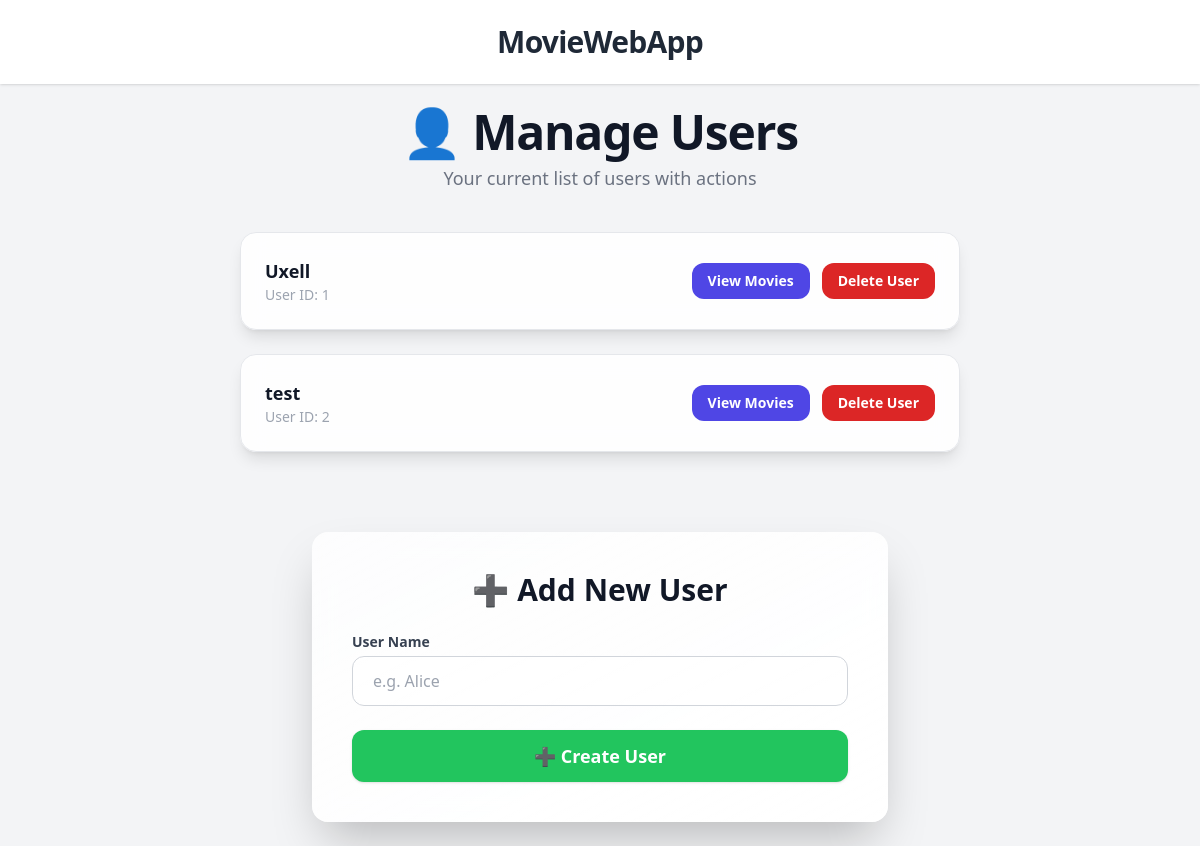
The app's page /, older data.
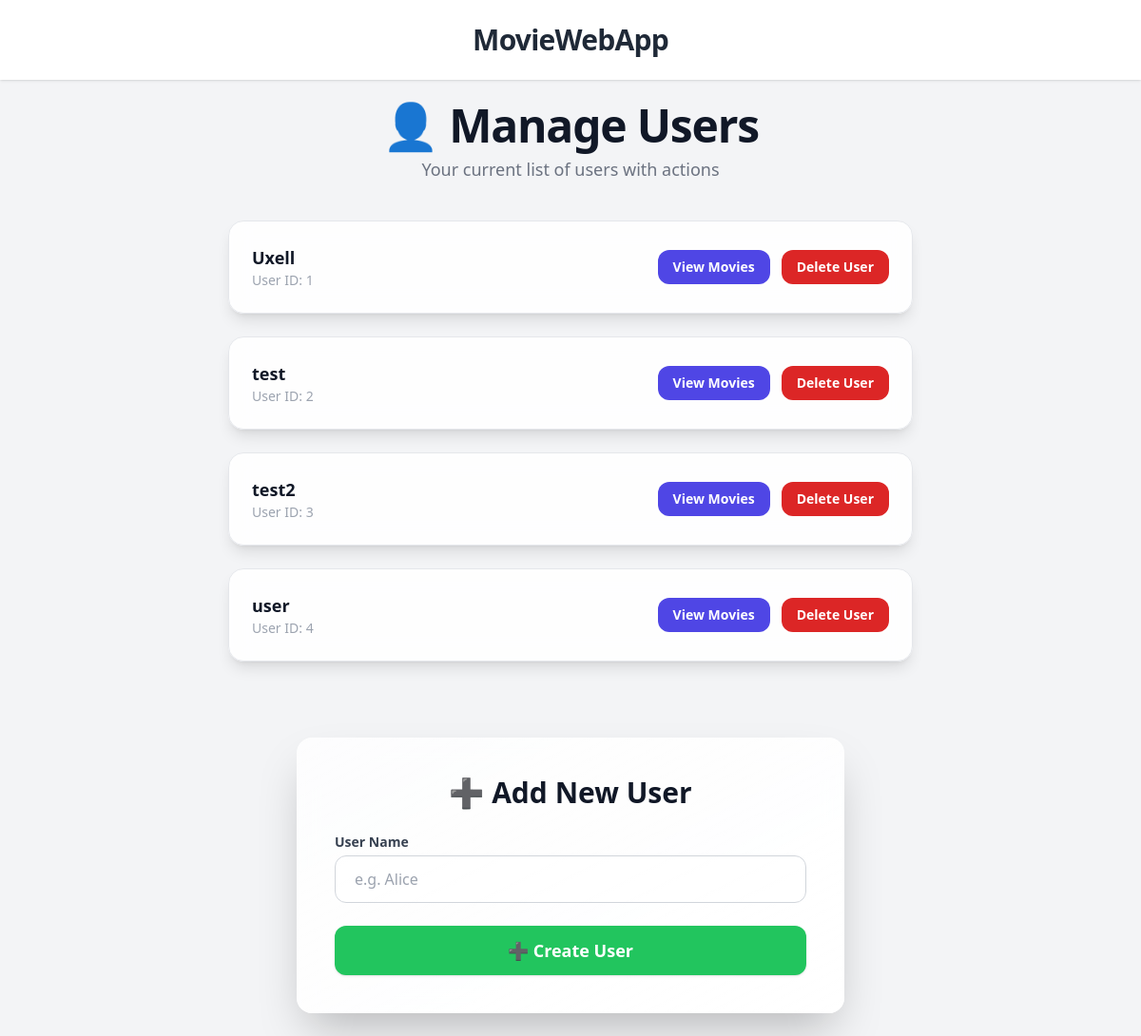
The same page, newer data.
### models.py (models this page shows)
class User(db.Model):
    __tablename__ = 'users'
    id = db.Column(db.Integer, primary_key=True, autoincrement=True)
    name = db.Column(db.String(100), nullable=False)
    movies = db.relationship('Movie', backref='user', lazy=True)

### app.py (the view)
@app.route('/')
def home():
    try:
        users = data_manager.get_users()
        return render_template('index.html', users=users)
    except (IOError,OperationalError) as e:
        print("An IOError occurred: ", str(e))
        error = "Sorry, we cannot load the user list right now."
        return render_template('index.html', users=[], error=error)

### data_manager.py (called while the page is built)
    def get_users(self):
        return User.query.all()

### templates/index.html (shortened to what this page needs)
{% extends "base.html" %}
{% block content %}
<div class="text-center mb-10">
  <h1 class="text-5xl font-extrabold tracking-tight text-gray-900 dark:text-white mb-2">
    👤 Manage Users
  </h1>
  <p class="text-gray-500 dark:text-gray-400 text-lg">Your current list of users with actions</p>
</div>
<div class="space-y-6 mb-20">
  {% for user in users %}
    <div class="bg-white/90 dark:bg-gray-800/50 border border-gray-200 dark:border-gray-700 rounded-2xl shadow-lg hover:shadow-xl backdrop-blur-md p-6 transition-all duration-300">
      <div class="flex flex-col sm:flex-row sm:items-center sm:justify-between gap-4">
        <div>
          <div class="text-lg font-semibold text-gray-900 dark:text-white">{{ user.name }}</div>
          <div class="text-sm text-gray-400 dark:text-gray-500">User ID: {{ user.id }}</div>
        </div>
        <div class="flex flex-col sm:flex-row gap-3 mt-2 sm:mt-0 sm:justify-end">
        <a href="{{ url_for('user_movies', user_id=user.id) }}"
           class="inline-flex items-center justify-center gap-2 px-4 py-2 rounded-xl text-sm font-semibold text-white bg-indigo-600 hover:bg-indigo-700 focus:outline-none focus:ring-2 focus:ring-indigo-500 transition">
          View Movies
        </a>
        <form action="{{ url_for('delete_user', user_id=user.id) }}" method="POST">
          <button type="submit"
                  class="inline-flex items-center justify-center gap-2 px-4 py-2 rounded-xl text-sm font-semibold text-white bg-red-600 hover:bg-red-700 focus:outline-none focus:ring-2 focus:ring-red-500 transition">
            Delete User
          </button>
        </form>
      </div>
      </div>
    </div>
  {% endfor %}
</div>
<div class="bg-gradient-to-br from-white/80 to-white dark:from-gray-800/60 dark:to-gray-900/40 backdrop-blur-md p-10 rounded-2xl shadow-2xl max-w-xl mx-auto">
  <h2 class="text-3xl font-bold mb-6 text-gray-900 dark:text-white text-center">➕ Add New User</h2>
  <form action="{{ url_for('create_user') }}" method="post" class="space-y-6">
    <div>
      <label for="name" class="block text-sm font-semibold text-gray-700 dark:text-gray-300 mb-1">User Name</label>
      <input type="text" id="name" name="name" placeholder="e.g. Alice"
             class="w-full px-5 py-3 rounded-xl border border-gray-300 dark:border-gray-600 bg-white/60 dark:bg-gray-900/30 text-gray-900 dark:text-white placeholder-gray-400 focus:outline-none focus:ring-2 focus:ring-indigo-500 transition"
             required>
    </div>
    <button type="submit"
            class="w-full py-3 px-5 bg-green-500 hover:bg-green-600 text-white text-lg font-semibold rounded-xl shadow hover:shadow-md transition">
      ➕ Create User
    </button>
  </form>
</div>
{% endblock %}

### templates/base.html (shortened to what this page needs)
<!DOCTYPE html>
<html lang="en">
<head>
    <script src="https://cdn.tailwindcss.com"></script>
    <link rel="stylesheet" href="{{ url_for('static', filename='style.css') }}">
</head>
<body class="bg-gray-100 text-gray-800 dark:bg-gray-900 dark:text-gray-100 min-h-screen font-sans antialiased">
    <header class="bg-white dark:bg-gray-800 shadow px-6 py-6 flex justify-center">
        <h1 class="text-3xl font-bold tracking-tight text-center"> MovieWebApp </h1>
    </header>
    <main class="max-w-3xl mx-auto p-6">
        {% block content %}{% endblock %}
    </main>
</body>
</html>

Row changes from the older to the newer data that the page shows:
added User: name "test2", id "3"
added User: name "user", id "4"
